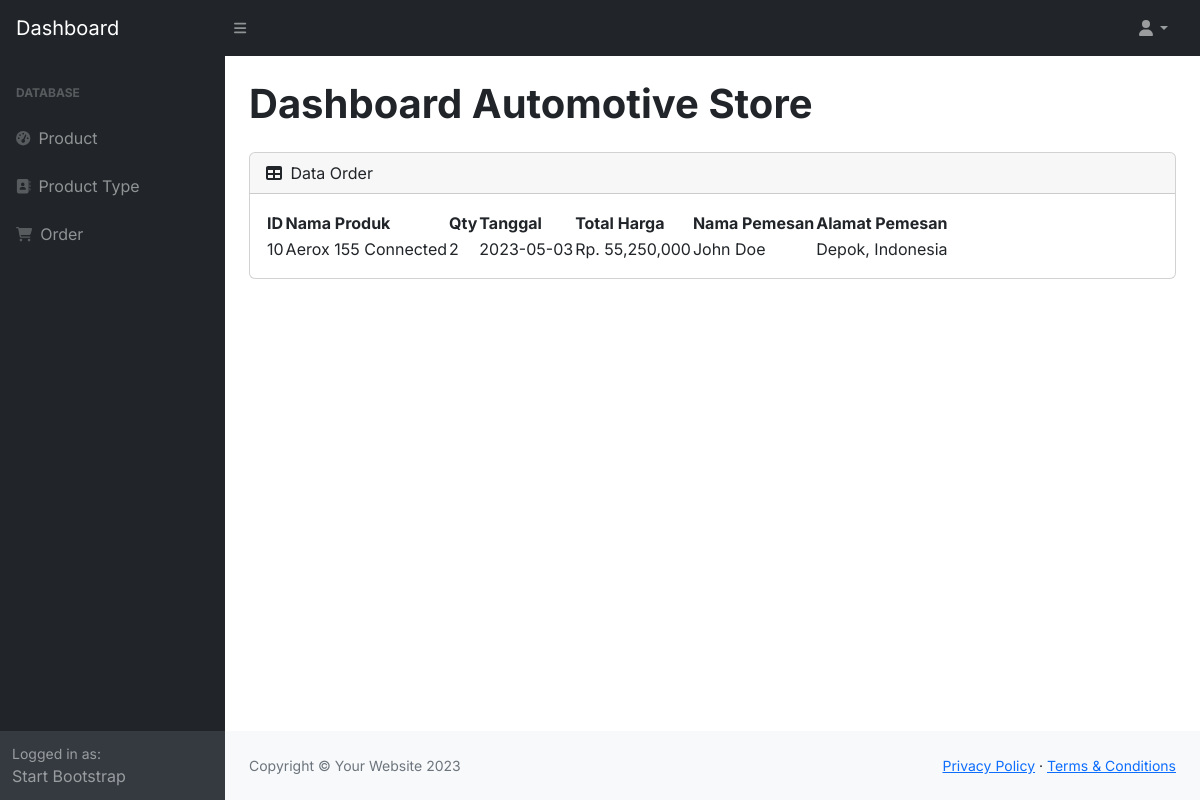
Screenshot of /dashboard/pages/order/order.php with the database file from the repository.
### tables this page shows
CREATE TABLE `pesanan` (
  `id` int(11) NOT NULL,
  `nama_produk` varchar(45) NOT NULL,
  `qty` int(11) NOT NULL DEFAULT 1,
  `tanggal` date NOT NULL,
  `total_harga` double NOT NULL,
  `nama_pemesan` varchar(45) NOT NULL,
  `alamat_pemesan` varchar(45) NOT NULL
);

### db.php (called while the page is built)
<?php
$conn = mysqli_connect("localhost", "root", "", "dbmotor");
function query($query)
{
    global $conn;
    $result = mysqli_query($conn, $query);
    $rows = [];
    while ($row = mysqli_fetch_assoc($result)) {
        $rows[] = $row;
    }
    return $rows;
};

### dashboard/pages/order/order.php (the view)
<?php
require_once "../../layout/header.php";
$orders = query("SELECT * FROM pesanan");
?>
<div class="card mb-4">
    <div class="card-header">
        <i class="fas fa-table me-1"></i>
        Data Order
    </div>
    <div class="card-body">
        <table id="datatablesSimple">
            <thead>
                <tr>
                    <th>ID</th>
                    <th>Nama Produk</th>
                    <th>Qty</th>
                    <th>Tanggal</th>
                    <th>Total Harga</th>
                    <th>Nama Pemesan</th>
                    <th>Alamat Pemesan</th>
                </tr>
            </thead>
            <tbody>
                <?php foreach ($orders as $order) : ?>
                    <tr>
                        <td><?= $order["id"]; ?></td>
                        <td><?= $order["nama_produk"]; ?></td>
                        <td><?= $order["qty"]; ?></td>
                        <td><?= $order["tanggal"]; ?></td>
                        <td>Rp. <?= number_format($order["total_harga"]); ?></td>
                        <td><?= $order["nama_pemesan"]; ?></td>
                        <td><?= $order["alamat_pemesan"]; ?></td>
                    </tr>
                <?php endforeach; ?>
            </tbody>
        </table>
    </div>
</div>
</div>
</main>
<?php require_once "../../layout/footer.php" ?>

### rows the page displays
pesanan: id "10", nama_produk "Aerox 155 Connected", qty "2", tanggal "2023-05-03", total_harga "55,250,000", nama_pemesan "John Doe", alamat_pemesan "Depok, Indonesia"
